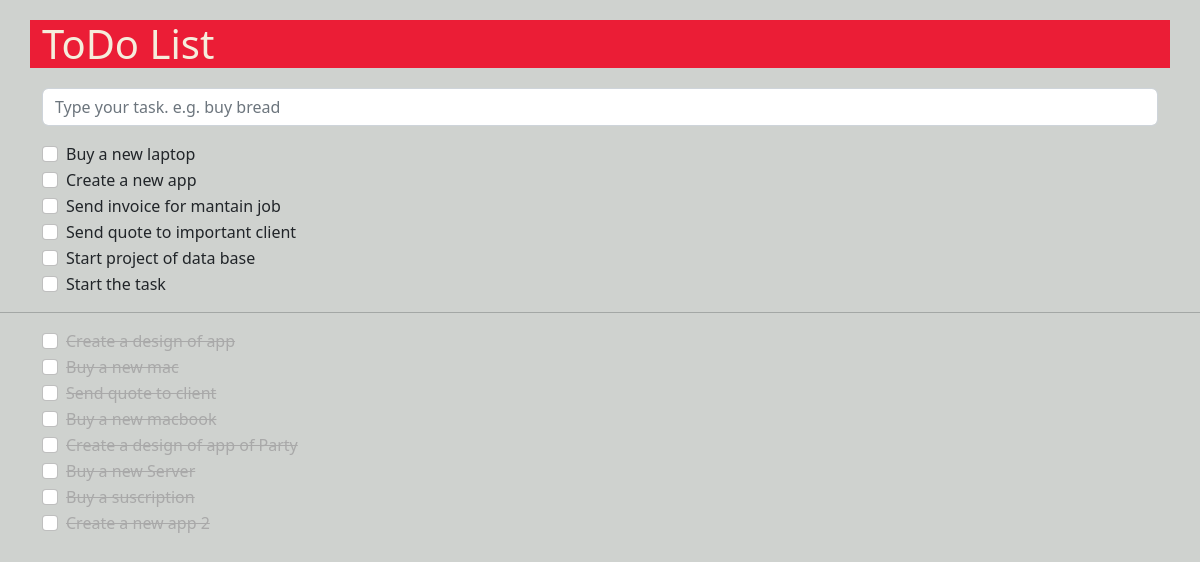
The page /home on the database its author committed.
### main.py (models this page shows, shortened)
class Todo(db.Model):
    id = db.Column(db.Integer, primary_key=True)
    task_name = db.Column(db.String(250), unique=True, nullable=False)
    task_status = db.Column(db.Boolean, nullable=False)

### main.py (the view, shortened to what this page needs)
@app.route('/', methods=['GET','POST'])
@app.route('/home', methods=['GET','POST'])
def home():
    tasks = db.session.query(Todo).all()
    return render_template('index.html', tasks=tasks)

### templates/index.html (shortened to what this page needs)
<!DOCTYPE html>
<html lang="en">
<head>
    <link href="https://cdn.jsdelivr.net/npm/bootstrap@5.2.0-beta1/dist/css/bootstrap.min.css" rel="stylesheet">
    <link rel="stylesheet" href={{ url_for('static', filename='css/style.css') }}>
</head>
<body>
    <div class="container header" >
        <h1>ToDo List</h1>
    </div>
    <div class="container">
        <form action={{ url_for('home') }} method="post">
            <div class="mb-3">
                <input type="text" class="form-control" id="task" name="task" placeholder="Type your task. e.g. buy bread">
            </div>
        </form>
    </div>
    {%  for task in tasks %}
    {% if task.task_status == True %}
    <div class="container">
        <form  method="post">
            <div class="form-check">
                <input class="form-check-input" type="checkbox" value={{ task.id }} id="flexCheckDefault" name="flexCheckDefault" onchange="this.form.submit()">
                <label class="form-check-label" for="flexCheckDefault">
                    {{ task.task_name }}
                </label>
            </div>
        </form>
    </div>
    {% endif %}
    {% endfor %}
    <hr>
    {%  for task in tasks %}
    {% if task.task_status == False %}
    <div class="container">
        <form action={{ url_for('home') }} method="post">
            <div class="form-check">
                <input class="form-check-input" type="checkbox" value={{ task.id }} id="flexCheckChecked" name="flexCheckChecked" onchange="this.form.submit()">
                <label class="form-check-label checked" for="flexCheckChecked">
                    {{ task.task_name }}
                </label>
            </div>
        </form>
    </div>
    {% endif %}
    {% endfor %}
</body>
</html>

### static/css/style.css (style rules this page uses)
body { background-color: #CFD2CF; }
.header { background-color: #EB1D36; margin-top: 20px; margin-bottom: 20px; }
h1 { color: #F5EDDC; }
.checked { text-decoration:line-through; color:darkgrey; }

### rows shown on the page
Todo: task_name "Buy a new laptop"
Todo: task_name "Create a new app"
Todo: task_name "Send invoice for mantain job"
Todo: task_name "Send quote to important client"
Todo: task_name "Start project of data base"
Todo: task_name "Start the task"
Todo: task_name "Create a design of app"
Todo: task_name "Buy a new mac"
Todo: task_name "Send quote to client"
Todo: task_name "Buy a new macbook"
Todo: task_name "Create a design of app of Party"
Todo: task_name "Buy a new Server"
Todo: task_name "Buy a suscription"
Todo: task_name "Create a new app 2"
